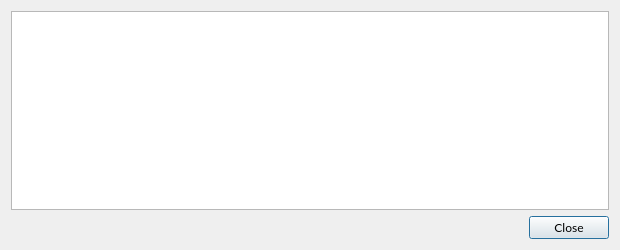
<?xml version="1.0" encoding="UTF-8"?>
<ui version="4.0">
 <class>TransactionDescDialog</class>
 <widget class="QDialog" name="TransactionDescDialog">
  <property name="geometry">
   <rect>
    <x>0</x>
    <y>0</y>
    <width>620</width>
    <height>250</height>
   </rect>
  </property>
  <property name="font">
   <font>
    <family>Lato</family>
   </font>
  </property>
  <property name="windowTitle">
   <string notr="true">Transaction details</string>
  </property>
  <layout class="QVBoxLayout" name="verticalLayout">
   <item>
    <widget class="QTextEdit" name="detailText">
     <property name="toolTip">
      <string>This pane shows a detailed description of the transaction</string>
     </property>
     <property name="readOnly">
      <bool>true</bool>
     </property>
    </widget>
   </item>
   <item>
    <widget class="QDialogButtonBox" name="buttonBox">
     <property name="orientation">
      <enum>Qt::Horizontal</enum>
     </property>
     <property name="standardButtons">
      <set>QDialogButtonBox::Close</set>
     </property>
    </widget>
   </item>
  </layout>
 </widget>
 <resources/>
 <connections>
  <connection>
   <sender>buttonBox</sender>
   <signal>accepted()</signal>
   <receiver>TransactionDescDialog</receiver>
   <slot>accept()</slot>
   <hints>
    <hint type="sourcelabel">
     <x>20</x>
     <y>20</y>
    </hint>
    <hint type="destinationlabel">
     <x>20</x>
     <y>20</y>
    </hint>
   </hints>
  </connection>
  <connection>
   <sender>buttonBox</sender>
   <signal>rejected()</signal>
   <receiver>TransactionDescDialog</receiver>
   <slot>reject()</slot>
   <hints>
    <hint type="sourcelabel">
     <x>20</x>
     <y>20</y>
    </hint>
    <hint type="destinationlabel">
     <x>20</x>
     <y>20</y>
    </hint>
   </hints>
  </connection>
 </connections>
</ui>
